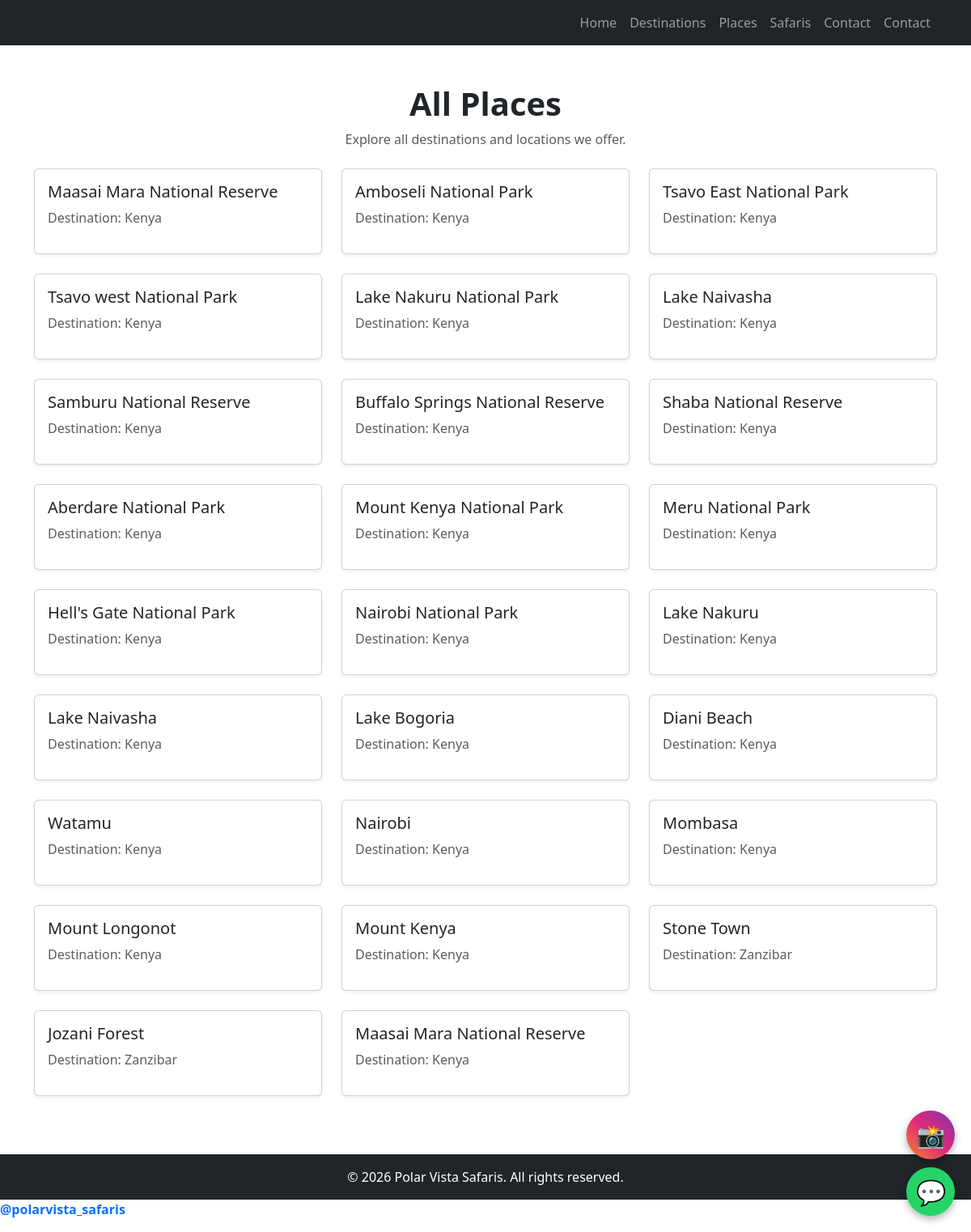
The page /places/ on the database its author committed.
### safaris/models.py (models this page shows, shortened)
class Place(models.Model):
    destination = models.ForeignKey(
        Destination,
        on_delete=models.CASCADE,
        related_name="places"
    )
    name = models.CharField(max_length=150)
    description = models.TextField(blank=True)
    place_type = models.CharField(
        max_length=50,
        choices=[
            ("park", "National Park / Reserve"),
            ("beach", "Beach"),
            ("city", "City"),
            ("island", "Island"),
            ("cultural", "Cultural Site"),
            ("mountain", "Mountain"),
            ("lake", "Lake"),
        ]
    )
    image = models.ImageField(
        upload_to="places/" ,
        blank=True,
        null=True
    )

class Destination(models.Model):
    name = models.CharField(max_length=100)
    description =models.TextField(blank=True, null=True)
    image =models.ImageField(upload_to='destinations/', blank=True, null=True)

### safaris/views.py (the view)
# urls.py: path('places/', views.places, name='places'),
def places(request):
    places=Place.objects.all()
    return render(request, 'safaris/places.html',{'places':places})

### safaris/templates/safaris/places.html
{% extends 'safaris/base.html' %}
{% block content %}
<div class="text-center mb-4">
    <h1 class="fw-bold">All Places</h1>
    <p class="text-muted">Explore all destinations and locations we offer.</p>
</div>
<div class="row">
    {% for place in places %}
    <div class="col-md-4 mb-4">
        <div class="card h-100 shadow-sm">
            <div class="card-body">
                <h5 class="card-title">{{ place.name }}</h5>
                <p class="text-muted">Destination: {{ place.destination.name }}</p>
            </div>
        </div>
    </div>
    {% empty %}
    <p class="text-center">No places available.</p>
    {% endfor %}
</div>
{% endblock %}

### safaris/templates/safaris/base.html (shortened to what this page needs)
<!DOCTYPE html>
<html lang="en">
<head>
    <link href="https://cdn.jsdelivr.net/npm/bootstrap@5.3.2/dist/css/bootstrap.min.css" rel="stylesheet">
</head>
<body>
<nav class="navbar navbar-expand-lg navbar-dark bg-dark">
    <div class="container">
        <a class="nav-link" href="/">PolarVista</a>
        <div class="collapse navbar-collapse" id="navbarNav">
            <ul class="navbar-nav ms-auto">
                <li class="nav-item"><a class="nav-link" href="/">Home</a></li>
                <li class="nav-item"><a class="nav-link" href="/destinations/">Destinations</a></li>
                <li class="nav-item"><a class="nav-link" href="/places/">Places</a></li>
                <li class="nav-item"><a class="nav-link" href="/packages/">Safaris</a></li>
                <li class="nav-item"><a class="nav-link" href="#">Contact</a></li>
                <li class="nav-item"><a class="nav-link" href="/contact/">Contact</a></li>
            </ul>
        </div>
    </div>
</nav>
<div class="container my-5">
    {% block content %}
    {% endblock %}
</div>
<footer class="bg-dark text-white text-center py-3">
    <p class="mb-0">&copy; 2026 Polar Vista Safaris. All rights reserved.</p>
</footer>
</body>
<a href="https://wa.me/254701267244"
   target="_blank"
   style="
     position: fixed;
     bottom: 20px;
     right: 20px;
     background-color: #25D366;
     color: white;
     border-radius: 50%;
     width: 60px;
     height: 60px;
     display: flex;
     align-items: center;
     justify-content: center;
     font-size: 30px;
     text-decoration: none;
     box-shadow: 0 4px 10px rgba(0,0,0,0.3);
     z-index: 1000;
   ">
   💬
</a>
<a href="https://instagram.com/polarvista_safaris"
   target="_blank"
   style="
     position: fixed;
     bottom: 90px;
     right: 20px;
     background: linear-gradient(45deg, #F58529, #DD2A7B, #8134AF);
     color: white;
     border-radius: 50%;
     width: 60px;
     height: 60px;
     display: flex;
     align-items: center;
     justify-content: center;
     font-size: 28px;
     text-decoration: none;
     box-shadow: 0 4px 10px rgba(0,0,0,0.3);
     z-index: 1000;
   ">
   📸
</a>
<p>
    <a href="https://instagram.com/polarvista_safaris"
       target="_blank"
       class="text-decoration-none fw-bold">
        @polarvista_safaris
    </a>
</p>
</html>

### rows shown on the page
Place: name "Maasai Mara National Reserve", destination.name "Kenya"
Place: name "Amboseli National Park", destination.name "Kenya"
Place: name "Tsavo East National Park", destination.name "Kenya"
Place: name "Tsavo west National Park", destination.name "Kenya"
Place: name "Lake Nakuru National Park", destination.name "Kenya"
Place: name "Lake Naivasha", destination.name "Kenya"
Place: name "Samburu National Reserve", destination.name "Kenya"
Place: name "Buffalo Springs National Reserve", destination.name "Kenya"
Place: name "Shaba National Reserve", destination.name "Kenya"
Place: name "Aberdare National Park", destination.name "Kenya"
Place: name "Mount Kenya National Park", destination.name "Kenya"
Place: name "Meru National Park", destination.name "Kenya"
Place: name "Hell's Gate National Park", destination.name "Kenya"
Place: name "Nairobi National Park", destination.name "Kenya"
Place: name "Lake Nakuru", destination.name "Kenya"
Place: name "Lake Naivasha", destination.name "Kenya"
Place: name "Lake Bogoria", destination.name "Kenya"
Place: name "Diani Beach", destination.name "Kenya"
Place: name "Watamu", destination.name "Kenya"
Place: name "Nairobi", destination.name "Kenya"
Place: name "Mombasa", destination.name "Kenya"
Place: name "Mount Longonot", destination.name "Kenya"
Place: name "Mount Kenya", destination.name "Kenya"
Place: name "Stone Town", destination.name "Zanzibar"
Place: name "Jozani Forest", destination.name "Zanzibar"
Place: name "Maasai Mara National Reserve", destination.name "Kenya"
